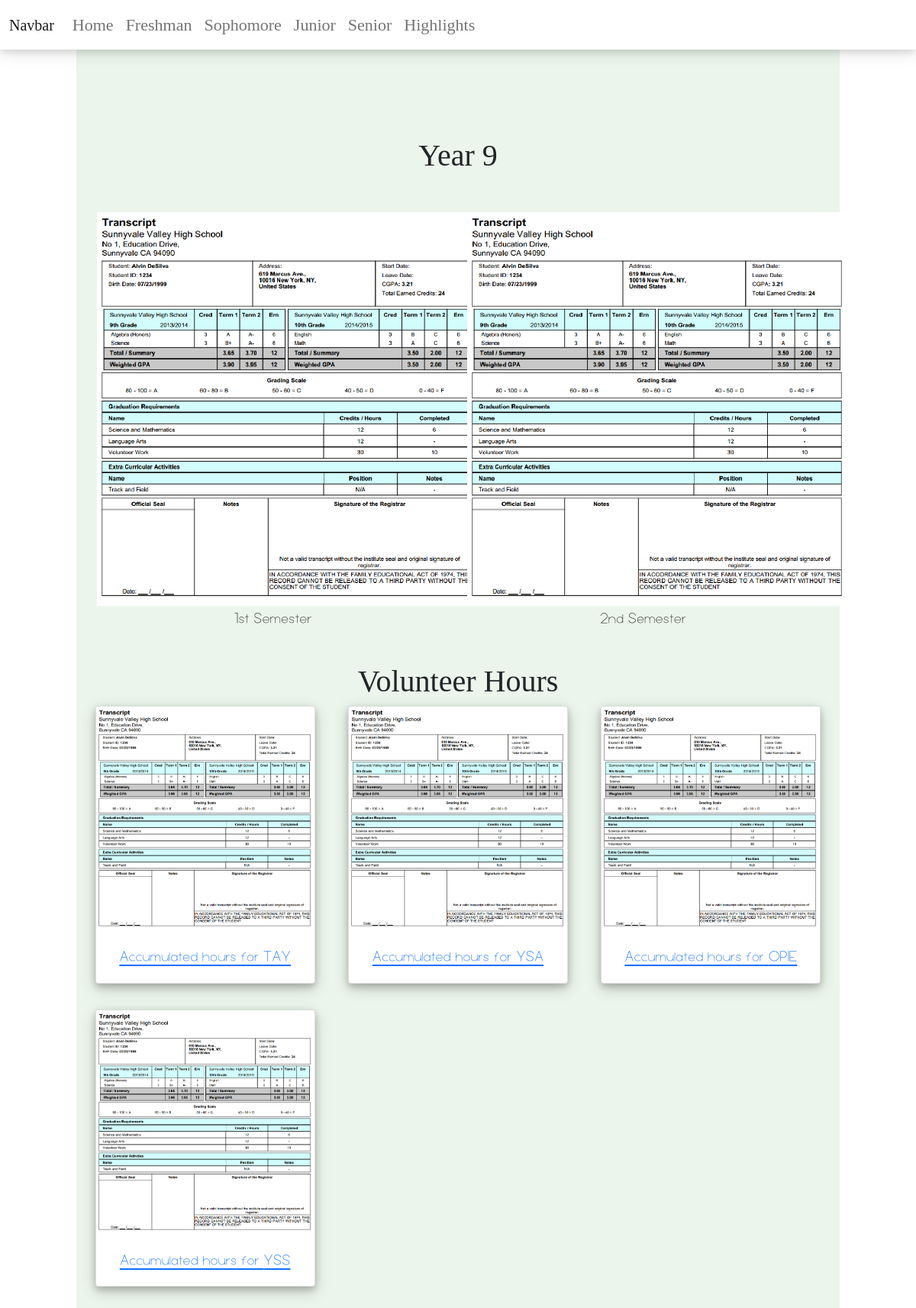
/freshman, run on the app's committed database.
### projects/models.py (models this page shows)
class SchoolGrade(models.Model):
    year = models.CharField(max_length=20)
    term = models.CharField(max_length=20)
    image = models.CharField(max_length=100)
    description = models.TextField()
    highlights = models.TextField(null=True)

class VolunteerHours(models.Model):
    name = models.CharField(max_length=100)  # textfield doesnt have limit but char does
    hours = models.DecimalField(max_digits=5, decimal_places=2)
    description = models.TextField()
    year = models.CharField(max_length=20)
    image = models.CharField(max_length=100)

### projects/views.py (the view)
def all_grades(request, year):
    year_dict = {
        "freshman": "Year 9",
        "sophomore": "Year 10",
        "junior": "Year 11",
        "senior": "Year 12",
    }
    y = year_dict[year]
    volunteers = VolunteerHours.objects.filter(year=y)
    grades = SchoolGrade.objects.filter(year=y)
    print(grades)
    return render(
        request, "projects/year.html", {"grades": grades, "volunteers": volunteers}
    )

### projects/templates/projects/year.html (shortened to what this page needs)
<!DOCTYPE html>
<html lang="en">
<head>
    <link href="https://cdn.jsdelivr.net/npm/bootstrap@5.1.3/dist/css/bootstrap.min.css" rel="stylesheet">
    {% load static %}
    <link rel='stylesheet' href="{% static 'css/main.css' %}">
</head>
<body>
<nav class="navbar navbar-expand-lg navbar-light navbar-style" style="background-color: ##ffffff; color: #677a69 !important;">
  <div class="container-fluid">
    <a class="navbar-brand" href="#">Navbar</a>
    <div class="collapse navbar-collapse" id="navbarSupportedContent">
      <ul class="navbar-nav me-auto mb-2 mb-lg-0">
        <li class="nav-item">
          <a class="nav-link" aria-current="page" href="https://yumeng-zou-highschool.herokuapp.com/">Home</a>
        </li>
        <li class="nav-item">
          <a class="nav-link" href="freshman">Freshman</a>
        </li>
        <li class="nav-item">
          <a class="nav-link" href="sophomore">Sophomore</a>
        </li>
		  <li class="nav-item">
          <a class="nav-link" href="junior">Junior</a>
        </li>
		  <li class="nav-item">
          <a class="nav-link" href="senior">Senior</a>
        </li>
		  <li class="nav-item">
          <a class="nav-link" href="highlights">Highlights</a>
        </li>
      </ul>
    </div>
  </div>
</nav>
{% load static %}
	<div style ="margin: 0px 100px 0px 100px; text-align: center; background-color: #ebf5eb; padding: 15px; padding-top:90px;">
		<div style="margin: 90px 0px 50px 0px">
        <h1>{{grades.0.year}}</h1>
        </div>
	<div class="container">
	  <div class="row">
          {% for grade in grades%}
		  <div class="col-6">
			<img src={% static grade.image%} width="500">
              <p>{{grade.term}}</p>
              </div>
          {%endfor%}
	  </div>
	</div>
	<br>
<div style="text-align: center">
	<h1>Volunteer Hours</h1>
    <div class="row row-cols-1 row-cols-md-3">
	{% for v in volunteers%}
         <div class="col mb-4">
	<div class="card volunteer-card" style="width: 18rem; margin: 0 auto; float: none; margin-bottom: 10px;">
       <a href={{v.description}} target="_blank">
  <img src={% static v.image%} class="card-img-top" alt="...">
  <div class="card-body">
    <p class="card-text">Accumulated hours for {{v.name}}</p>
  </div>
       </a>
</div>
             </div>
	{%endfor%}
	</div>
	</div>
    </div>
</body>
</html>

### projects/static/css/main.css (style rules this page uses)
h1 { font-family: Luam-Regular; }
p { font-family: Luam-Light; font-size: 23px; }
.volunteer-card { box-shadow: 0 4px 8px 0 rgba(0, 0, 0, 0.2), 0 6px 20px 0 rgba(0, 0, 0, 0.19); }
.navbar-style { box-shadow: 0 4px 8px 0 rgba(0, 0, 0, 0.1), 0 6px 20px 0 rgba(0, 0, 0, 0.1); position: fixed; top: 0; width: 100%; background-color: #ffffff; font-family: Luam-Regular !important; font-size: 22px !important; z-index: 999 !important; }

### data on the page
SchoolGrade: year "Year 9", image (picture), term "1st Semester"
SchoolGrade: image (picture), term "2nd Semester"
VolunteerHours: image (picture), name "TAY"
VolunteerHours: image (picture), name "YSA"
VolunteerHours: image (picture), name "OPIE"
VolunteerHours: image (picture), name "YSS"
